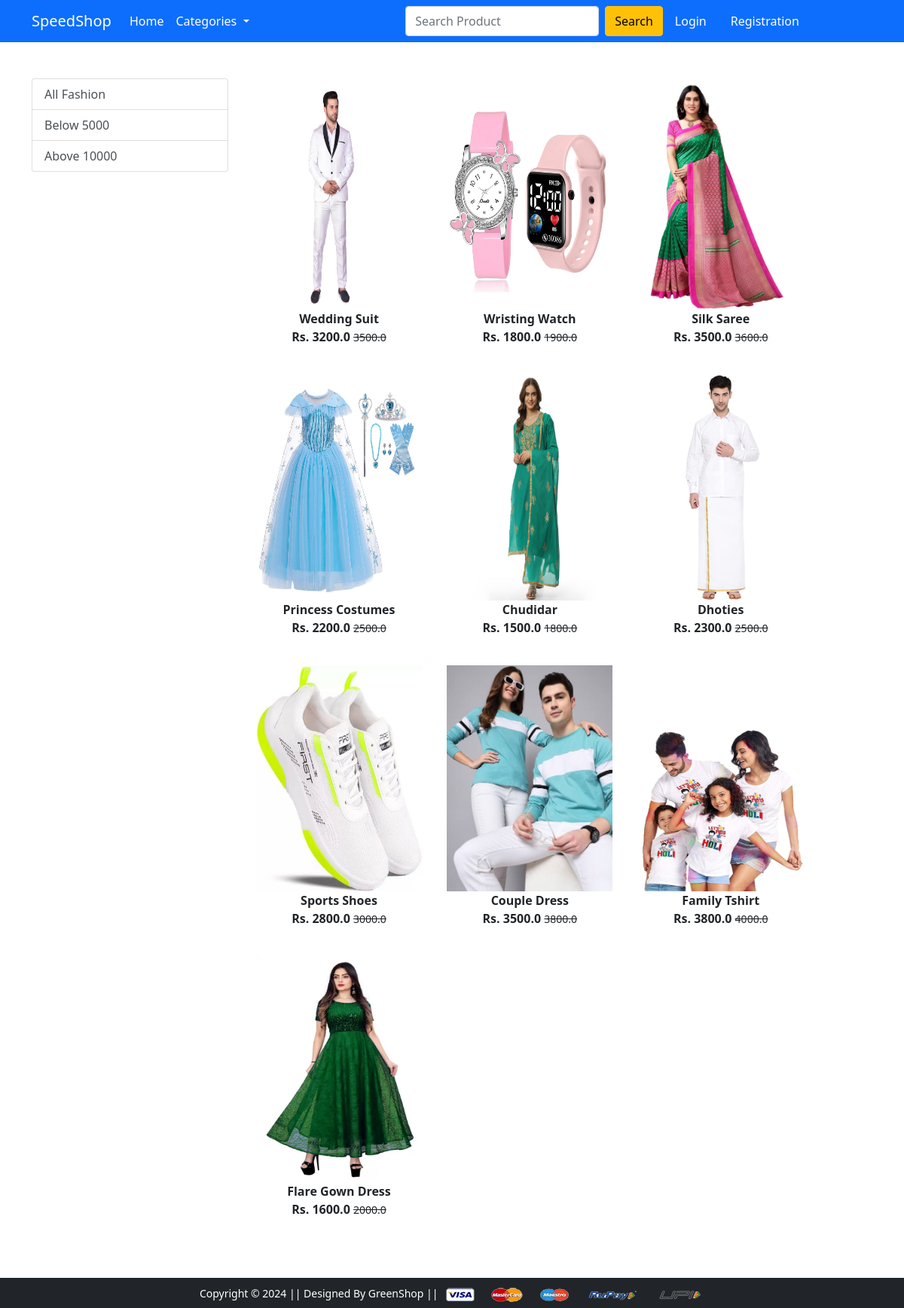
Page /fashion/ on the committed database.
### app/models.py (models this page shows, shortened)
class Product(models.Model):
 title = models.CharField(max_length=100)
 selling_price = models.FloatField()
 discounted_price = models.FloatField()
 description = models.TextField()
 brand = models.CharField(max_length=100)
 category = models.CharField( choices=CATEGORY_CHOICES, max_length=2)
 product_image = models.ImageField(upload_to='productimg')

### app/views.py (the view)
# urls.py: path('fashion/', views.fashion, name='fashion'),
def fashion(request, data=None):
	totalitem = 0
	if request.user.is_authenticated:
		totalitem = len(Cart.objects.filter(user=request.user))
	if data==None :
			fashion = Product.objects.filter(category='F')
	elif data == 'below':
			fashion = Product.objects.filter(category='F').filter(discounted_price__lt=5000)
	elif data == 'above':
			fashion = Product.objects.filter(category='F').filter(discounted_price__gt=10000)
	return render(request, 'app/fashion.html', {'fashion':fashion, 'totalitem':totalitem})

### app/templates/app/fashion.html (shortened to what this page needs)
{% extends 'app/base.html' %}
{% load static %}
{% block main-content %}
<div class="container my-5">
 <div class="row">
  <div class="col-sm-3">
   <div class="list-group">
     <a href="{% url 'fashion' %}" class="list-group-item list-group-item-action" aria-current="true">All Fashion</a>
     <a href="{% url 'fashiondata' 'below'  %}" class="list-group-item list-group-item-action">Below 5000</a>
     <a href="{% url 'fashiondata' 'above'  %}" class="list-group-item list-group-item-action">Above 10000</a>
   </div>
  </div>
  <div class="col-sm-8">
   <div class="row">
    {% for product in fashion %}
     <div class="col-sm-4 text-center mb-4">
      <a href="{% url 'product-detail' product.id %}" class="btn">
       <div class="item">
        <img src="{{product.product_image.url}}" alt="" height="300" width="220" class="">
        <div class="fw-bold">{{product.title}}</div>
        <div class="fw-bold">Rs. {{product.discounted_price}} <small class="fw-light text-decoration-line-through">{{product.selling_price}}</small></div>
       </div>
      </a>
     </div>
    {% endfor %}
   </div>
  </div>
 </div>
</div>
{% endblock main-content %}

### app/templates/app/base.html (shortened to what this page needs)
<!doctype html>
{% load static %}
<html lang="en">
  <head>
    <link href="https://cdn.jsdelivr.net/npm/bootstrap@5.0.0-beta1/dist/css/bootstrap.min.css" rel="stylesheet">
    <link rel="stylesheet" href="{% static 'app/css/owl.carousel.min.css' %}">
    <link rel="stylesheet" href="{% static 'app/css/all.min.css' %}">
    <link rel="stylesheet" href="{% static 'app/css/style.css' %}">
  </head>
  <body>
    <nav class="navbar navbar-expand-lg navbar-dark bg-primary">
      <div class="container">
        <a class="navbar-brand" href="/">SpeedShop</a>
       <div class="collapse navbar-collapse" id="navbarSupportedContent">
         <ul class="navbar-nav me-auto mb-2 mb-lg-0">
           <li class="nav-item">
             <a class="nav-link active" aria-current="page" href="/">Home</a>
           </li>
           <li class="nav-item dropdown">
             <a class="nav-link dropdown-toggle text-white" href="#" id="categoriesDropdown" role="button" data-bs-toggle="dropdown" aria-expanded="false">
              Categories
             </a>
           </li>
          <span></span>
          <form class="d-flex" method="POST" action="{% url 'search' %}">
            <input class="form-control me-2" type="search" placeholder="Search Product" aria-label="Search" name="searched">
            <button class="btn btn-warning" type="submit">Search</button>
          </form>
          <div>
           <ul class="navbar-nav me-auto mb-2 mb-lg-0">
           {% if request.user.is_authenticated %}
            <li class="nav-item dropdown mx-2">
               <a class="nav-link dropdown-toggle text-white" href="#" id="profileDropdown" role="button" data-bs-toggle="dropdown" aria-expanded="false">
                 {{request.user.username|capfirst}}
               </a>
               <ul class="dropdown-menu" aria-labelledby="profileDropdown">
                 <li><a class="dropdown-item" href="{% url 'profile' %}">Profile</a></li>
                 <li><a class="dropdown-item" href="{% url 'orders' %}">Orders</a></li>
                 <li><a class="dropdown-item" href="{% url 'passwordchange' %}">Change Password</a></li>
                 <form method="POST" action="{% url 'logout' %}">
                  {% csrf_token %}
                  <li><button type="submit" class="dropdown-item">Logout</button></li>
                </form>
               </ul>
             </li>
             <li class="nav-item mx-2">
               <a href="{% url 'showcart' %}" class="nav-link text-white"><span class="badge bg-danger">{{totalitem}}</span> Cart </a>
             </li>
             {% else %}
             <li class="nav-item mx-2">
              <a href="{% url 'login' %}" class="nav-link text-white">Login</a>
             </li>
             <li class="nav-item mx-2">
              <a href="{% url 'customerregistration' %}" class="nav-link text-white">Registration</a>
             </li>
             {% endif %}
           </ul>
          </div>
        </div>
      </div>
     </nav>
    {% block main-content %} {% endblock main-content %}
    <footer class="container-fluid bg-dark text-center p-2 mt-5">
        <small class="text-white">Copyright &copy; 2024 || Designed By GreenShop || </small>
        <img src="{% static 'app/images/payment.png' %}" alt="" srcset="" class="img-fluid" height="2px">
    </footer>
  </body>
</html>

### rows in the picture
Product: product_image (picture), title "Wedding Suit", discounted_price "3200.0", selling_price "3500.0"
Product: product_image (picture), title "Wristing Watch", discounted_price "1800.0", selling_price "1900.0"
Product: product_image (picture), title "Silk Saree", discounted_price "3500.0", selling_price "3600.0"
Product: product_image (picture), title "Princess Costumes", discounted_price "2200.0", selling_price "2500.0"
Product: product_image (picture), title "Chudidar", discounted_price "1500.0", selling_price "1800.0"
Product: product_image (picture), title "Dhoties", discounted_price "2300.0", selling_price "2500.0"
Product: product_image (picture), title "Sports Shoes", discounted_price "2800.0", selling_price "3000.0"
Product: product_image (picture), title "Couple Dress", discounted_price "3500.0", selling_price "3800.0"
Product: product_image (picture), title "Family Tshirt", discounted_price "3800.0", selling_price "4000.0"
Product: product_image (picture), title "Flare Gown Dress", discounted_price "1600.0", selling_price "2000.0"
